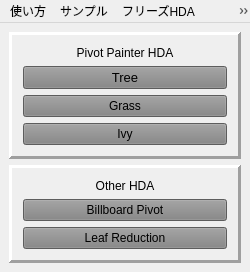
<?xml version="1.0" encoding="UTF-8"?>
<ui version="4.0">
 <class>MainWindow</class>
 <widget class="QMainWindow" name="MainWindow">
  <property name="enabled">
   <bool>true</bool>
  </property>
  <property name="geometry">
   <rect>
    <x>0</x>
    <y>0</y>
    <width>250</width>
    <height>270</height>
   </rect>
  </property>
  <property name="minimumSize">
   <size>
    <width>250</width>
    <height>0</height>
   </size>
  </property>
  <property name="maximumSize">
   <size>
    <width>700</width>
    <height>700</height>
   </size>
  </property>
  <property name="windowTitle">
   <string>Pivot Painter 1.0</string>
  </property>
  <widget class="QWidget" name="centralwidget">
   <property name="styleSheet">
    <string notr="true">QPushButton#pb_tree, #pb_grass, #pb_ivy, #pb_bill, #pb_red{
	background-color:rgb(130, 130, 130);
	font: 75 10pt &quot;MS UI Gothic&quot;;
}</string>
   </property>
   <layout class="QVBoxLayout" name="verticalLayout">
    <item>
     <widget class="QFrame" name="frm_ivycurve">
      <property name="sizePolicy">
       <sizepolicy hsizetype="Preferred" vsizetype="Fixed">
        <horstretch>0</horstretch>
        <verstretch>0</verstretch>
       </sizepolicy>
      </property>
      <property name="maximumSize">
       <size>
        <width>16777215</width>
        <height>16777215</height>
       </size>
      </property>
      <property name="frameShape">
       <enum>QFrame::Panel</enum>
      </property>
      <property name="frameShadow">
       <enum>QFrame::Raised</enum>
      </property>
      <property name="lineWidth">
       <number>3</number>
      </property>
      <layout class="QVBoxLayout" name="verticalLayout_3">
       <property name="leftMargin">
        <number>11</number>
       </property>
       <property name="topMargin">
        <number>11</number>
       </property>
       <property name="rightMargin">
        <number>11</number>
       </property>
       <property name="bottomMargin">
        <number>11</number>
       </property>
       <item>
        <widget class="QLabel" name="label">
         <property name="text">
          <string>Pivot Painter HDA</string>
         </property>
         <property name="alignment">
          <set>Qt::AlignCenter</set>
         </property>
        </widget>
       </item>
       <item>
        <widget class="QPushButton" name="pb_tree">
         <property name="font">
          <font>
           <family>MS UI Gothic</family>
           <pointsize>10</pointsize>
           <weight>9</weight>
           <italic>false</italic>
           <bold>false</bold>
          </font>
         </property>
         <property name="text">
          <string>Tree</string>
         </property>
        </widget>
       </item>
       <item>
        <widget class="QPushButton" name="pb_grass">
         <property name="text">
          <string>Grass</string>
         </property>
        </widget>
       </item>
       <item>
        <widget class="QPushButton" name="pb_ivy">
         <property name="text">
          <string>Ivy</string>
         </property>
        </widget>
       </item>
      </layout>
     </widget>
    </item>
    <item>
     <widget class="QFrame" name="frm_temporary">
      <property name="sizePolicy">
       <sizepolicy hsizetype="Preferred" vsizetype="Fixed">
        <horstretch>0</horstretch>
        <verstretch>0</verstretch>
       </sizepolicy>
      </property>
      <property name="frameShape">
       <enum>QFrame::Panel</enum>
      </property>
      <property name="frameShadow">
       <enum>QFrame::Raised</enum>
      </property>
      <property name="lineWidth">
       <number>3</number>
      </property>
      <layout class="QVBoxLayout" name="verticalLayout_2">
       <property name="leftMargin">
        <number>11</number>
       </property>
       <property name="topMargin">
        <number>11</number>
       </property>
       <property name="rightMargin">
        <number>11</number>
       </property>
       <property name="bottomMargin">
        <number>11</number>
       </property>
       <item>
        <widget class="QLabel" name="label_2">
         <property name="text">
          <string>Other HDA</string>
         </property>
         <property name="alignment">
          <set>Qt::AlignCenter</set>
         </property>
        </widget>
       </item>
       <item>
        <widget class="QPushButton" name="pb_bill">
         <property name="text">
          <string>Billboard Pivot</string>
         </property>
        </widget>
       </item>
       <item>
        <widget class="QPushButton" name="pb_red">
         <property name="text">
          <string>Leaf Reduction</string>
         </property>
        </widget>
       </item>
      </layout>
     </widget>
    </item>
   </layout>
  </widget>
  <widget class="QMenuBar" name="menubar">
   <property name="geometry">
    <rect>
     <x>0</x>
     <y>0</y>
     <width>250</width>
     <height>21</height>
    </rect>
   </property>
   <widget class="QMenu" name="menu_0">
    <property name="title">
     <string>使い方</string>
    </property>
    <addaction name="act_confl"/>
   </widget>
   <widget class="QMenu" name="menu_3">
    <property name="title">
     <string>ライセンス</string>
    </property>
    <addaction name="act_cyfl"/>
    <addaction name="act_hkey"/>
   </widget>
   <widget class="QMenu" name="menu_1">
    <property name="title">
     <string>サンプル</string>
    </property>
    <addaction name="act_tree_sample"/>
    <addaction name="act_grass_sample"/>
    <addaction name="act_ivy_sample"/>
    <addaction name="act_bill_sample"/>
   </widget>
   <widget class="QMenu" name="menu_2">
    <property name="title">
     <string>フリーズHDA</string>
    </property>
    <addaction name="act_freeze"/>
    <addaction name="act_unfreeze"/>
   </widget>
   <addaction name="menu_0"/>
   <addaction name="menu_1"/>
   <addaction name="menu_2"/>
   <addaction name="menu_3"/>
  </widget>
  <action name="act_confl">
   <property name="text">
    <string>Confluence</string>
   </property>
  </action>
  <action name="act_cyfl">
   <property name="text">
    <string>CyFloating</string>
   </property>
  </action>
  <action name="act_hkey">
   <property name="text">
    <string>License Administrator</string>
   </property>
  </action>
  <action name="act_tree_sample">
   <property name="text">
    <string>Tree</string>
   </property>
  </action>
  <action name="act_grass_sample">
   <property name="text">
    <string>Grass</string>
   </property>
  </action>
  <action name="act_ivy_sample">
   <property name="text">
    <string>Ivy</string>
   </property>
  </action>
  <action name="act_glass_confl">
   <property name="text">
    <string>Glass Confluence</string>
   </property>
  </action>
  <action name="act_ivy_confl">
   <property name="text">
    <string>Ivy Confluence</string>
   </property>
  </action>
  <action name="act_bill_sample">
   <property name="text">
    <string>Billboard Pivot</string>
   </property>
  </action>
  <action name="act_freeze">
   <property name="text">
    <string>freeze</string>
   </property>
  </action>
  <action name="act_unfreeze">
   <property name="text">
    <string>unfreeze</string>
   </property>
  </action>
 </widget>
 <resources/>
 <connections/>
</ui>
